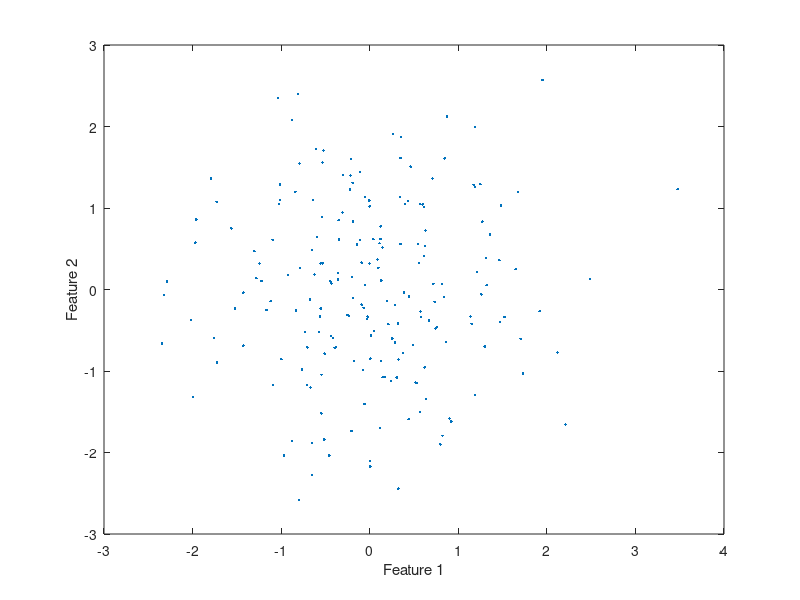

Here is the MATLAB script that generated this plot:
x = [0, 1, 2, 3, 4, 5, 6, 7, 8, 9, 10, 11, 12, 13, 14];
y = [2.56, 1.14, 4.01, 6.02, 4.62, 7.48, 7.79, 9.40, 10.43, 9.23, 13.22, 13.94, 14.30, 15.32, 14.97];

x_mean = mean(x);
y_mean = mean(y); 

x_centered = x - x_mean;
y_centered = y - y_mean;

% Plotting the datapoints after centering the dataset
figure; 
plot(x_centered, y_centered, 'o'); 
xlabel("Centered X");
ylabel("Centered Y"); 

% Computing the covariance matrix
dataset = [x_centered', y_centered']; 

% Need to look more into covariance matrices but they seem to increase
% together with high large covariance?

cov_mat = cov(dataset);
[eigenvectors, eigenvalues] = eig(cov_mat); 

[~, index] = max(diag(eigenvalues)); 
V = eigenvectors(:, index); 

% Generate random data points in a 2-dimensional space
data = randn(200, 2);

% Center the dataset
mean_data = mean(data);
centered_data = data - mean_data;

% Plot the datapoints
plot(centered_data(:, 1), centered_data(:, 2), '.')
xlabel('Feature 1')
ylabel('Feature 2')

cov_data = cov(data);
[eigenvectors_data, eigenvalues_data] = eig(cov_data); 
